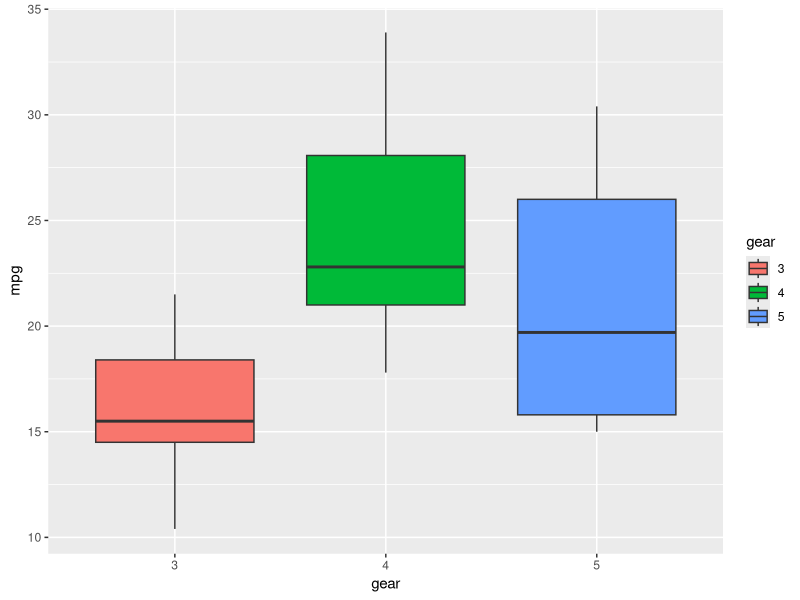
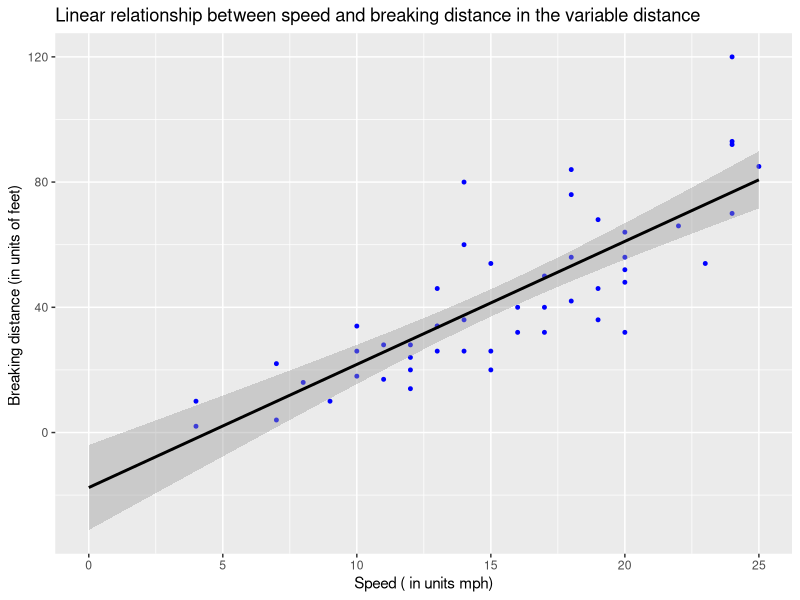
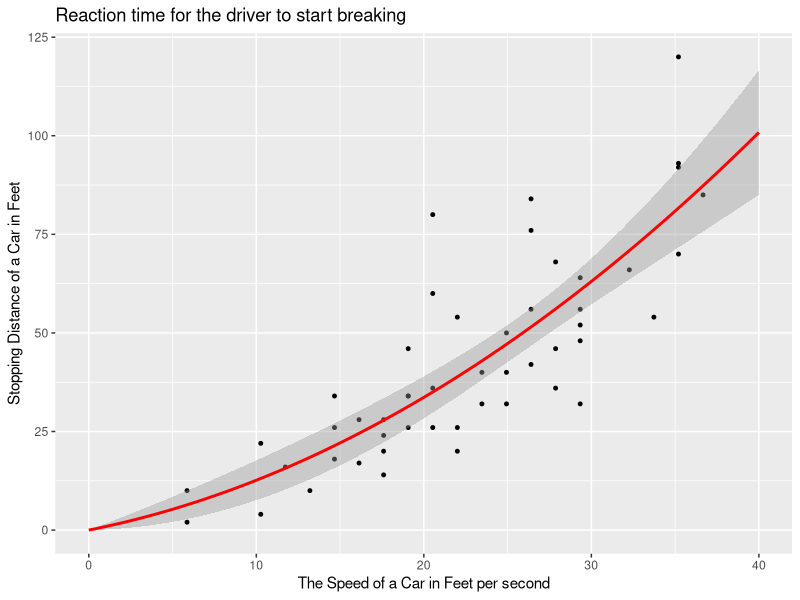

Source code (R) for these figures, in order:
## ---- chunk 1
sum(5:55)
###sum of all integers between 5 and 55
## ---- chunk 2
sumfun<- function (n) ###sumfun means summary fuction by assigning the n as a fuction to interpret the following sum when n is changed.
  sum(5:n)### formula ###
sumfun(10) ### sum(5:10) ###
sumfun (20)### sum(5:20) ###
sumfun(100) ### sum (5:100) ###
## ---- chunk 3
fibseq<-seq(1,12)
fibseq[1]=1 ### assignment of the first entry as given ###
fibseq[2]=1 ### assignment of second entry as given ###

for (i in 3:12) ### to find the entries between the third and twelth###

fibseq[i]<-fibseq[i-1]+fibseq[i-2]
fibseq### print out of the first 12 entries of the Fibonacci series after the first two entries as they are already given.###
## ---- chunk 4
library(ggplot2)
data<-mtcars### assigning what data being used###
data$gear<-as.factor(mtcars$gear) ###convert the gear variable from numeric into factor###
p<-ggplot(data, aes(x=gear, y=mpg, fill=gear )) + geom_boxplot()
p

### to plot box plots with the x axis as gear, y axis as mpg and fill in the gears with colour###
## ---- chunk 5
cars.lm<- lm(formula = dist~speed, data = cars)
summary(cars.lm)
###linear relationship between speed (in units of mph) and breaking distance (in units of feet) in the variable distance###
## ---- chunk 6
library(ggplot2)
data("cars")
ggplot(cars, aes(x=speed, y=dist)) + 
  geom_point(color='Blue', size = 1) +xlim(c(0, 25)) +
  geom_smooth(method=lm, color='Black', fullrange=TRUE) + labs(title= 'Linear relationship between speed and breaking distance in the variable distance ', x= 'Speed ( in units mph)', y= 'Breaking distance (in units of feet) ')### plot the data points from Question 5 and the linear fit.###
## ---- chunk 7
library(ggplot2)


data <- cars
reg_data <- lm(dist ~ speed + I(speed^2), data=data)
reg_data
reg_data$coefficients[3]
data$new_speed <- data$speed * (5280/3600)###converting speed miles per housr to feet per second.###


reg_data <- lm(dist ~ 0 + new_speed + I(new_speed^2), data=data)
summary(reg_data) ### Adding the 0 term tells the lm() to fit the line through the origin

### Yes the data output is reasonable.


ggplot(data, aes(x = new_speed, y = dist)) + 
 geom_point(color='Black', size = 1) + xlim(c(0,40)) +
 geom_smooth(method = "lm", formula = "y ~ 0 + x + I(x^2)",  color="red", fullrange='TRUE') + labs(title= 'Reaction time for the driver to start breaking ', y = 'Stopping Distance of a Car in Feet', x = "The Speed of a Car in Feet per second")

### ggplot defining the data being used and how to plot it.

###geom_point = defines the colour and size of the data.

###xlim = defines the x axis limit which shows the full scale and indicates where the intercept on the y-axis which supports the data.

###geom_smooth = gives the fitted relationship.

